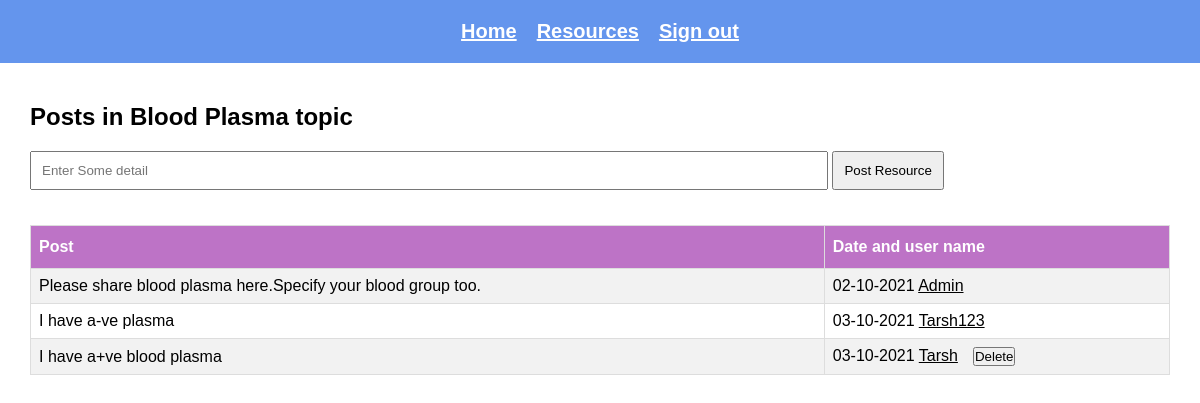
Screenshot of /topic.php?id=9 (signed in) with the database file from the repository.
### tables this page shows
CREATE TABLE `topics` (
  `topic_id` int(8) NOT NULL,
  `topic_subject` varchar(255) NOT NULL,
  `topic_cat` int(8) NOT NULL,
  `topic_by` int(8) NOT NULL
);

CREATE TABLE `posts` (
  `post_id` int(8) NOT NULL,
  `post_content` text NOT NULL,
  `post_date` datetime NOT NULL,
  `post_topic` int(8) NOT NULL,
  `post_by` int(8) NOT NULL
);

CREATE TABLE `users` (
  `user_id` int(8) NOT NULL,
  `user_name` varchar(30) NOT NULL,
  `user_pass` varchar(255) NOT NULL,
  `user_email` varchar(255) NOT NULL,
  `user_phone` varchar(255) DEFAULT NULL,
  `user_blood_group` varchar(255) DEFAULT NULL,
  `user_level` int(8) NOT NULL DEFAULT 0,
  `user_vaccination` int(8) NOT NULL DEFAULT 0
);

### topic.php (the view, shortened to what this page needs)
<?php
include 'connect.php';
include 'header.php';
if(isset($_SESSION['signed_in']) == false)
{
    header("Location: http://localhost/covid-care/signin.php");
    exit();
}
else{
$sql = "SELECT
        topic_id,
        topic_subject
        FROM
        topics
        WHERE
        topics.topic_id = " . mysqli_real_escape_string($conn, $_GET['id']);
$result = mysqli_query($conn, $sql);
if(!$result)
{
    echo 'The topic could not be displayed, please try again later.' . mysqli_error($conn);
}
else
{
    if(mysqli_num_rows($result) == 0)
    {
        echo 'This topic does not exist.';
    }
    else
    {
        while($row = mysqli_fetch_assoc($result))
        {
            echo '<h2>Posts in ' . $row['topic_subject'] . ' topic</h2>';
            $topic_id=$row['topic_id'];
        }
        $sql = "SELECT
                posts.post_id,
                posts.post_topic,
                posts.post_content,
                posts.post_date,
                posts.post_by,
                users.user_id,
                users.user_name
                FROM
                posts
                LEFT JOIN
                users
                ON
                posts.post_by = users.user_id
                WHERE
                posts.post_topic = " . mysqli_real_escape_string($conn, $_GET['id']);
        $result = mysqli_query($conn, $sql);
        if(!$result)
        {
            echo 'The topic could not be displayed, please try again later.';
        }
        else
        {
            echo '<form class="vaccine-link" method="post" action="reply.php?id=' . $topic_id . '">
            <input name="reply-content" placeholder="Enter Some detail"></input>
            <button type="submit" />Post Resource</button>
        </form>';
            if(mysqli_num_rows($result) == 0)
            {
                echo 'This topic is empty.';
            }
            else
            {
                echo '<table border="1">
                <tr>
                <th>Post</th>
                <th>Date and user name</th>
                </tr>';
                while($row = mysqli_fetch_assoc($result))
                {
                    echo '<tr>';
                        echo '<td class="leftpart">';
                            echo $row['post_content'];
                        echo '</td>';
                        echo '<td class="rightpart">';
                            echo date('d-m-Y', strtotime($row['post_date']));
                            echo '<a href="http://localhost/covid-care/user.php?id='.$row['user_id'].'">'.$row['user_name'].'</a>';
                            if ($row['user_id']==$_SESSION['user_id']) {
                                echo '<form class="display-inline"  method="post" action="delete.php">';
                                echo '<button>Delete</button>';
                                echo '</form>';
                            }
                        echo '</td>';
                    echo '</tr>';
                }
            }
        }
    }
}
}
?>

### style.css (style rules this page uses)
* { margin: 0; padding: 0; box-sizing: border-box; font-family: "Poppins", sans-serif; }
a { text-decoration: underline; }
.display-inline { display: inline; margin-left: 15px; }
table { font-family: Arial, Helvetica, sans-serif; border-collapse: collapse; overflow-x: auto; width: 100%; margin-top: 15px; }
table td, table th { border: 1px solid #ddd; padding: 8px; }
.vaccine-link input { width: 70%; padding: 10px; margin: 20px 0px; }
.vaccine-link button { padding: 10px; }
table tr:nth-child(even) { background-color: #f2f2f2; }
table th { padding-top: 12px; padding-bottom: 12px; text-align: left; background-color: #BD73C6; color: white; }
table a { color: black; }

### rows the page displays
topics: topic_subject "Blood Plasma"
posts: post_content "Please share blood plasma here.Specify your blood group too.", post_date "02-10-2021", post_by.user_name "Admin"
posts: post_content "I have a-ve plasma", post_date "03-10-2021", post_by.user_name "Tarsh123"
posts: post_content "I have a+ve blood plasma", post_date "03-10-2021", post_by.user_name "Tarsh"
